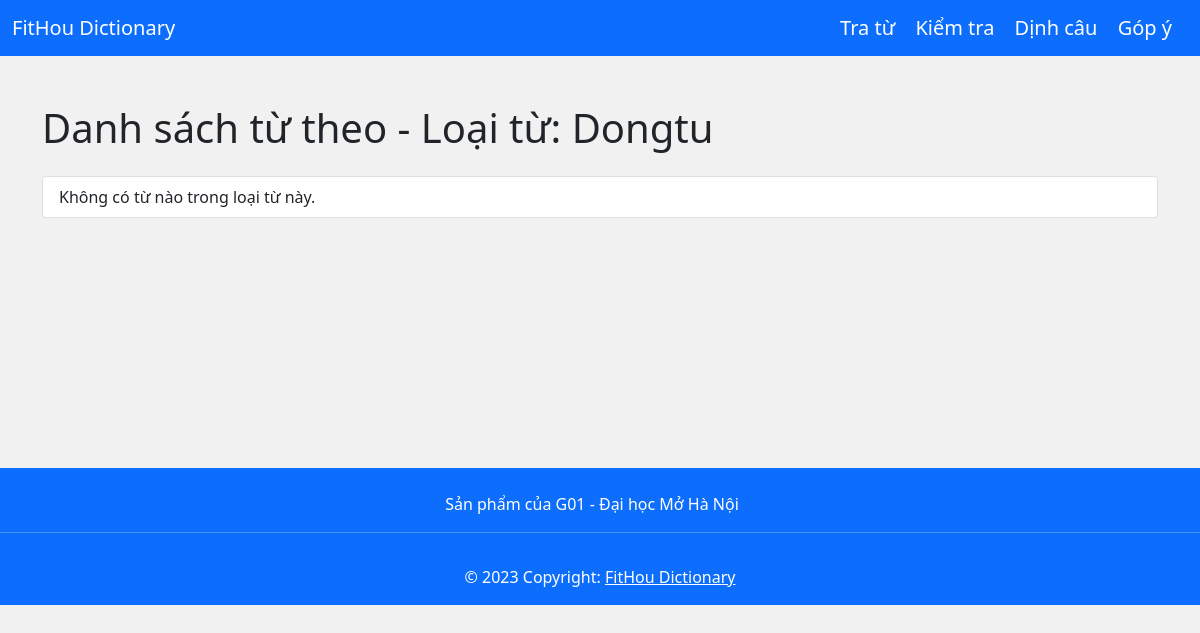
The page /category/Dongtu/ on the database as committed earlier.
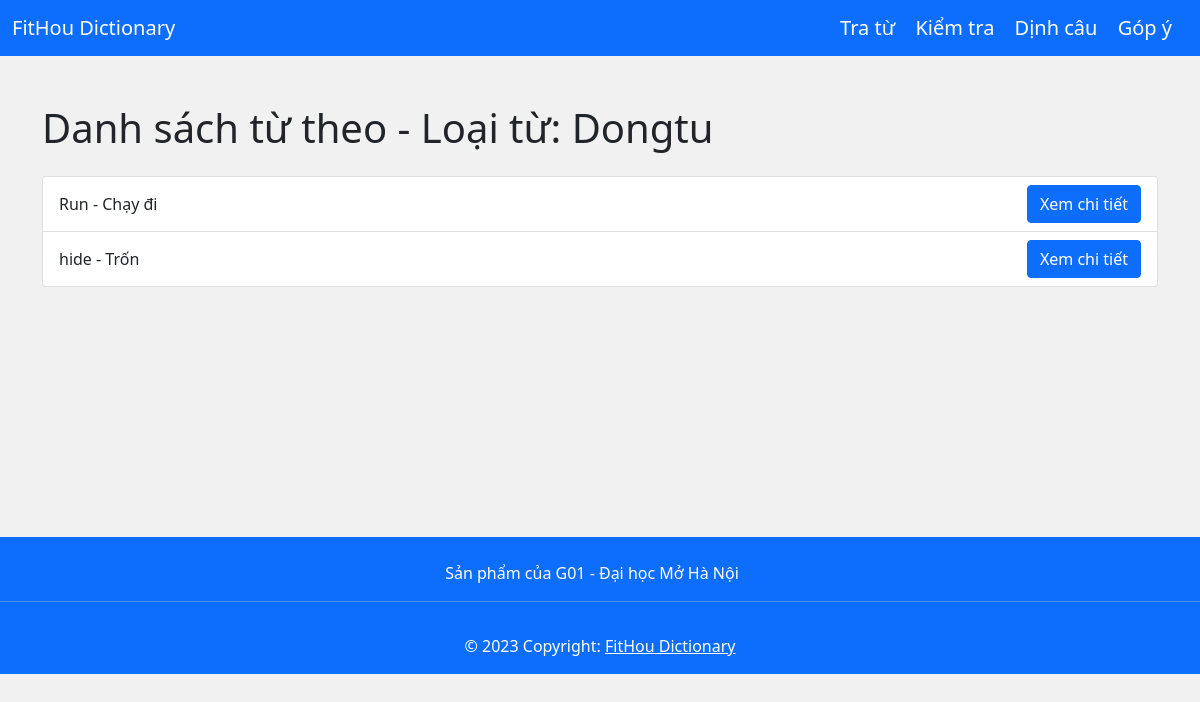
The same page on the database as committed later.
### home/models.py (models this page shows, shortened)
class DictionaryEntry(models.Model):
    id = models.AutoField(primary_key=True)
    english = models.CharField(max_length=100, unique=True)
    vietnam = models.CharField(max_length=100)
    category = models.CharField(max_length=50)
    image = models.CharField(max_length=200)
    pronounce = models.CharField(max_length=200)
    class Meta:
        verbose_name_plural = 'Dictionary Entries'

### category/views.py (the view)
# urls.py: path('category/<str:category>/', cate.dictionary_by_category, name='dictionary_by_category'),
def dictionary_by_category(request, category):
    entries = DictionaryEntry.objects.filter(category=category)
    return render(request, 'dictionary_by_category.html', {'entries': entries, 'category': category})

### templates/dictionary_by_category.html
{% extends "baseTemplate.html" %}
{% block content %}
<body>
    <div class="container mt-5">
        <h1 class="mb-4">Danh sách từ theo - Loại từ: {{ category }}</h1>
        <ul class="list-group">
            {% for entry in entries %}
                <li class="list-group-item d-flex justify-content-between align-items-center">
                    {{ entry.english }} - {{ entry.vietnam }}
                    <a href="{% url 'search' %}?search_query={{ entry.english }}" class="btn btn-primary">Xem chi tiết</a>
                </li>
            {% empty %}
                <li class="list-group-item">Không có từ nào trong loại từ này.</li>
            {% endfor %}
        </ul>
    </div>
</body>
{% endblock %}

Rows that differ between the two databases and show on the page:
now on this page (row edited): DictionaryEntry: english "Run", vietnam "Chạy đi"
now on this page (row edited): DictionaryEntry: english "hide", vietnam "Trốn"
Other text that changed with them:
text no longer shown: "Không có từ nào trong loại từ này."
